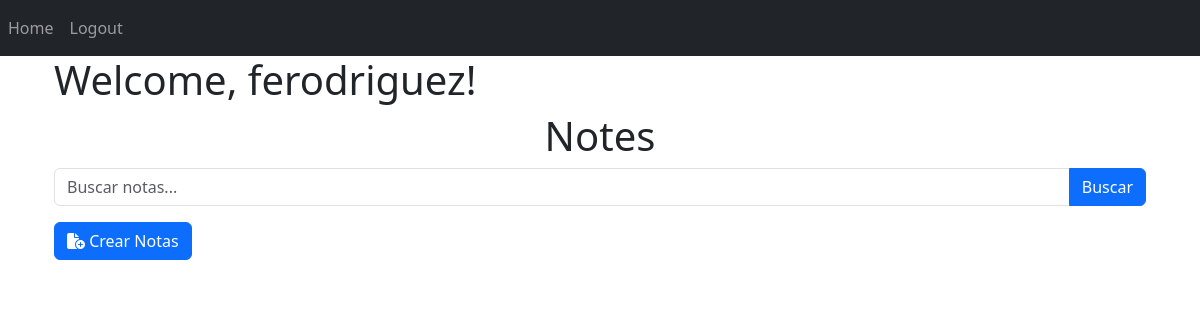
Before: / (signed in) with the older database file.
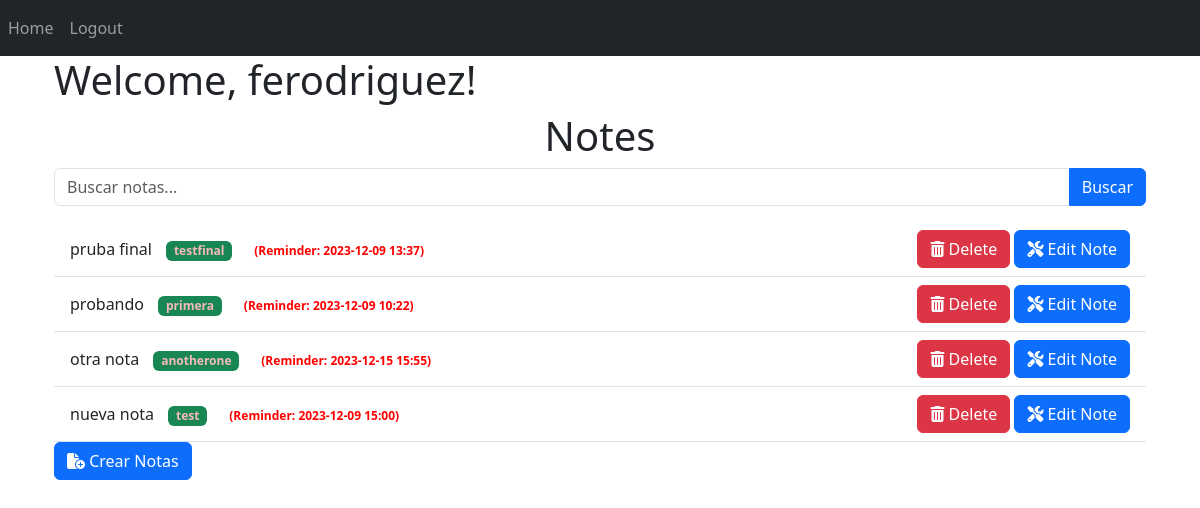
After: the same page with the newer database file.
### website/models.py (models this page shows, shortened)
class User(db.Model, UserMixin):
    id = db.Column(db.Integer, primary_key=True)
    email = db.Column(db.String(150), unique=True)
    password = db.Column(db.String(150))
    first_name = db.Column(db.String(150))
    notes = db.relationship('Note')
    reset_tokens = db.relationship('PasswordResetToken', backref='user', lazy=True)

class Note(db.Model):
    id = db.Column(db.Integer, primary_key=True)
    data = db.Column(db.String(10000))
    date = db.Column(db.DateTime(timezone=True), default=datetime.utcnow)
    user_id = db.Column(db.Integer, db.ForeignKey('user.id'))
    last_modified = db.Column(db.DateTime, default=datetime.utcnow)
    category = db.Column(db.String(255))
    reminder = db.Column(db.DateTime, nullable=True)

### website/views.py (the view, shortened to what this page needs)
@views.route('/', methods=['GET', 'POST'])
@login_required
def home():
    page = request.args.get('page', 1, type=int)
    per_page = 5
    notes = Note.query.filter_by(user_id=current_user.id).paginate(page=page, per_page=per_page, error_out=False)
    pagination = notes
    form = CreateNoteForm()
    return render_template("home.html", user=current_user, notes=notes.items, pagination=pagination, form=form)

### website/forms.py
class CreateNoteForm(FlaskForm):
    note = TextAreaField('Note', validators=[DataRequired()])
    category = StringField('Category')
    reminder = DateTimeField('Reminder', format='%Y-%m-%dT%H:%M', render_kw={'type': 'datetime-local'})
    submit = SubmitField('Create Note')

### website/templates/home.html (shortened to what this page needs)
{% extends "base.html" %}
{% block content %}
<div class="container">
    <h1>Welcome, {{ user.first_name }}!</h1>
    <h1 class="text-center">Notes</h1>
    <form method="GET" action="{{url_for('views.search')}}">
        <div class="input-group mb-3">
            <input type="text" name="query" class="form-control" placeholder="Buscar notas...">
            <button type="submit" class="btn btn-primary">Buscar</button>
        </div>
    </form>
    <ul class="list-group list-group-flush" id="notes">
        {% for note in notes %}
        <li class="list-group-item">
            <div class="d-flex justify-content-between align-items-center">
                <div>
                    <span>{{ note.data }}</span>
                    <span class="badge badge-primary bg-success">{{ note.category }}</span>
                    {% if note.reminder %}
                        <span class="badge" style="color: red;">(Reminder: {{ note.reminder.strftime('%Y-%m-%d %H:%M') }})</span>
                    {% endif %}
                </div>
                <div>
                    <button type="button" class="btn btn-danger" onClick="showDeleteConfirmation('{{ note.id }}')"><i class="fa-solid fa-trash-can"></i>
                        Delete
                    </button>
                    <button type="button" class="btn btn-primary" data-note-id="{{ note.id }}" data-bs-toggle="modal" data-bs-target="#editNoteModal_{{ note.id }}"><i class="fa-solid fa-screwdriver-wrench"></i>
                        Edit Note
                    </button>
                </div>
            </div>
        </li>
        {% endfor %}
    </ul>
    <button type="button" class="btn btn-primary" data-bs-toggle="modal" data-bs-target="#createNoteModal">
        <i class="fa-solid fa-file-circle-plus fa-fade"></i>  Crear Notas
    </button>
</div>
{% endblock %}

### website/templates/base.html (shortened to what this page needs)
<!DOCTYPE html>
<html lang="en">
<head>
    <link href="https://cdn.jsdelivr.net/npm/bootstrap@5.3.2/dist/css/bootstrap.min.css" rel="stylesheet"
>
    <link rel="stylesheet" href="{{ url_for('static', filename='styles.css') }}">
</head>
<body>
    <nav class="navbar navbar-expand-lg navbar-dark bg-dark">
        <div class="collapse navbar-collapse" id="navbarTogglerDemo02">
            <div class="navbar-nav">
                {% if user and user.is_authenticated %}
                <a class="nav-item nav-link" id="home" href="/">Home</a>
                <a class="nav-item nav-link" id="logout" href="/logout">Logout</a>
                {% else %}
                <a class="nav-item nav-link" id="login" href="/login">Login</a>
                <a class="nav-item nav-link" id="signUp" href="/sign-up">Sign Up</a>
                {% endif %}
            </div>
        </div>
    </nav>
    <div class="container">
        {% block content %}
        {% endblock %}
    </div>
</body>
</html>

### website/static/styles.css (style rules this page uses)
.list-group-item { position: relative; }
.badge { margin-left: 10px; color: #f8baba }

Changed rows visible on the page:
added Note: data "pruba final", category "testfinal", reminder "2023-12-09 13:37"
added Note: data "probando", category "primera", reminder "2023-12-09 10:22"
added Note: data "otra nota", category "anotherone", reminder "2023-12-15 15:55"
added Note: data "nueva nota", category "test", reminder "2023-12-09 15:00"
